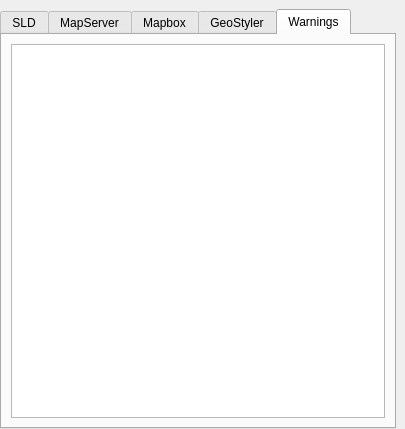
<?xml version="1.0" encoding="UTF-8"?>
<ui version="4.0">
 <class>DockWidget</class>
 <widget class="QDockWidget" name="DockWidget">
  <property name="geometry">
   <rect>
    <x>0</x>
    <y>0</y>
    <width>405</width>
    <height>429</height>
   </rect>
  </property>
  <property name="sizePolicy">
   <sizepolicy hsizetype="Preferred" vsizetype="Preferred">
    <horstretch>0</horstretch>
    <verstretch>0</verstretch>
   </sizepolicy>
  </property>
  <property name="windowTitle">
   <string>StyleViewer</string>
  </property>
  <widget class="QWidget" name="dockWidgetContents">
   <property name="sizePolicy">
    <sizepolicy hsizetype="Expanding" vsizetype="Expanding">
     <horstretch>0</horstretch>
     <verstretch>0</verstretch>
    </sizepolicy>
   </property>
   <layout class="QVBoxLayout" name="verticalLayout">
    <property name="leftMargin">
     <number>0</number>
    </property>
    <property name="bottomMargin">
     <number>0</number>
    </property>
    <item>
     <widget class="QTabWidget" name="tabWidget">
      <property name="currentIndex">
       <number>4</number>
      </property>
      <property name="elideMode">
       <enum>Qt::ElideMiddle</enum>
      </property>
      <widget class="QWidget" name="tab_2">
       <attribute name="title">
        <string>SLD</string>
       </attribute>
       <layout class="QVBoxLayout" name="verticalLayout_3">
        <property name="leftMargin">
         <number>0</number>
        </property>
        <property name="topMargin">
         <number>0</number>
        </property>
        <property name="rightMargin">
         <number>0</number>
        </property>
        <property name="bottomMargin">
         <number>0</number>
        </property>
        <item>
         <widget class="QWidget" name="widgetSld" native="true">
          <property name="sizePolicy">
           <sizepolicy hsizetype="Expanding" vsizetype="Expanding">
            <horstretch>0</horstretch>
            <verstretch>0</verstretch>
           </sizepolicy>
          </property>
         </widget>
        </item>
       </layout>
      </widget>
      <widget class="QWidget" name="tab_5">
       <attribute name="title">
        <string>MapServer</string>
       </attribute>
       <layout class="QVBoxLayout" name="verticalLayout_6">
        <property name="leftMargin">
         <number>0</number>
        </property>
        <property name="topMargin">
         <number>0</number>
        </property>
        <property name="rightMargin">
         <number>0</number>
        </property>
        <property name="bottomMargin">
         <number>0</number>
        </property>
        <item>
         <widget class="QWidget" name="widgetMapserver" native="true">
          <property name="sizePolicy">
           <sizepolicy hsizetype="Expanding" vsizetype="Expanding">
            <horstretch>0</horstretch>
            <verstretch>0</verstretch>
           </sizepolicy>
          </property>
         </widget>
        </item>
       </layout>
      </widget>
      <widget class="QWidget" name="tab_3">
       <attribute name="title">
        <string>Mapbox</string>
       </attribute>
       <layout class="QVBoxLayout" name="verticalLayout_4">
        <property name="leftMargin">
         <number>0</number>
        </property>
        <property name="topMargin">
         <number>0</number>
        </property>
        <property name="rightMargin">
         <number>0</number>
        </property>
        <property name="bottomMargin">
         <number>0</number>
        </property>
        <item>
         <widget class="QWidget" name="widgetMapbox" native="true">
          <property name="sizePolicy">
           <sizepolicy hsizetype="Expanding" vsizetype="Expanding">
            <horstretch>0</horstretch>
            <verstretch>0</verstretch>
           </sizepolicy>
          </property>
         </widget>
        </item>
       </layout>
      </widget>
      <widget class="QWidget" name="tab">
       <attribute name="title">
        <string>GeoStyler</string>
       </attribute>
       <layout class="QVBoxLayout" name="verticalLayout_2">
        <property name="leftMargin">
         <number>0</number>
        </property>
        <property name="topMargin">
         <number>0</number>
        </property>
        <property name="rightMargin">
         <number>0</number>
        </property>
        <property name="bottomMargin">
         <number>0</number>
        </property>
        <item>
         <widget class="QWidget" name="widgetGeostyler" native="true">
          <property name="sizePolicy">
           <sizepolicy hsizetype="Expanding" vsizetype="Expanding">
            <horstretch>0</horstretch>
            <verstretch>0</verstretch>
           </sizepolicy>
          </property>
         </widget>
        </item>
       </layout>
      </widget>
      <widget class="QWidget" name="tab_4">
       <attribute name="title">
        <string>Warnings</string>
       </attribute>
       <layout class="QVBoxLayout" name="verticalLayout_5">
        <item>
         <widget class="QPlainTextEdit" name="txtWarnings">
          <property name="focusPolicy">
           <enum>Qt::NoFocus</enum>
          </property>
          <property name="textInteractionFlags">
           <set>Qt::LinksAccessibleByMouse|Qt::TextSelectableByKeyboard|Qt::TextSelectableByMouse</set>
          </property>
         </widget>
        </item>
       </layout>
      </widget>
     </widget>
    </item>
   </layout>
  </widget>
 </widget>
 <resources/>
 <connections/>
</ui>
